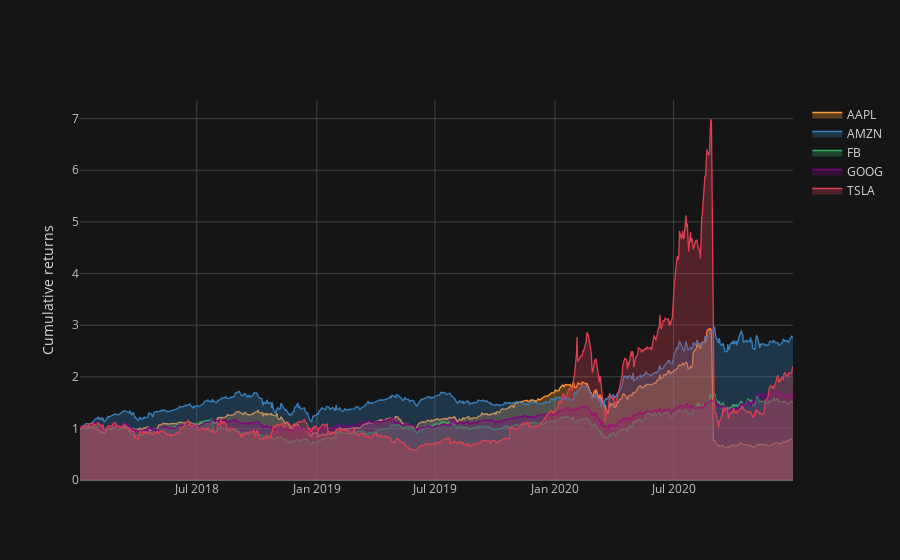

Notebook code for this chart:
### Code cell
#Using cuff links
portfolio_cum_return.iplot(kind='line',
                           fill=True,
                           yTitle="Cumulative returns")

### Figure 1 — Plotly figure (JSON) as saved in the notebook; plotly's stock layout.template omitted (floating-point values rounded to 4 significant figures; data arrays with more than 128 entries replaced by an {"elided": "..."} marker saying what was removed)
{"data": [{"fill": "tozeroy", "fillcolor": "rgba(255, 153, 51, 0.3)", "line": {"color": "rgba(255, 153, 51, 1.0)", "dash": "solid", "shape": "linear", "width": 1.3}, "mode": "lines", "name": "AAPL", "text": "", "type": "scatter", "x": {"elided": "755 str values"}, "y": {"elided": "755 float values"}}, {"fill": "tozeroy", "fillcolor": "rgba(55, 128, 191, 0.3)", "line": {"color": "rgba(55, 128, 191, 1.0)", "dash": "solid", "shape": "linear", "width": 1.3}, "mode": "lines", "name": "AMZN", "text": "", "type": "scatter", "x": {"elided": "755 str values"}, "y": {"elided": "755 float values"}}, {"fill": "tozeroy", "fillcolor": "rgba(50, 171, 96, 0.3)", "line": {"color": "rgba(50, 171, 96, 1.0)", "dash": "solid", "shape": "linear", "width": 1.3}, "mode": "lines", "name": "FB", "text": "", "type": "scatter", "x": {"elided": "755 str values"}, "y": {"elided": "755 float values"}}, {"fill": "tozeroy", "fillcolor": "rgba(128, 0, 128, 0.3)", "line": {"color": "rgba(128, 0, 128, 1.0)", "dash": "solid", "shape": "linear", "width": 1.3}, "mode": "lines", "name": "GOOG", "text": "", "type": "scatter", "x": {"elided": "755 str values"}, "y": {"elided": "755 float values"}}, {"fill": "tozeroy", "fillcolor": "rgba(219, 64, 82, 0.3)", "line": {"color": "rgba(219, 64, 82, 1.0)", "dash": "solid", "shape": "linear", "width": 1.3}, "mode": "lines", "name": "TSLA", "text": "", "type": "scatter", "x": {"elided": "755 str values"}, "y": {"elided": "755 float values"}}], "layout": {"autosize": true, "legend": {"bgcolor": "#151516", "font": {"color": "#D9D9D9"}}, "paper_bgcolor": "#151516", "plot_bgcolor": "#151516", "title": {"font": {"color": "#D9D9D9"}}, "xaxis": {"autorange": true, "gridcolor": "#434343", "range": ["2018-01-03", "2020-12-31"], "showgrid": true, "tickfont": {"color": "#C2C2C2"}, "title": {"font": {"color": "#D9D9D9"}, "text": ""}, "type": "date", "zerolinecolor": "#666570"}, "yaxis": {"autorange": true, "gridcolor": "#434343", "range": [0, 7.361], "showgrid": true, "tickfont": {"color": "#C2C2C2"}, "title": {"font": {"color": "#D9D9D9"}, "text": "Cumulative returns"}, "type": "linear", "zerolinecolor": "#666570"}}}
